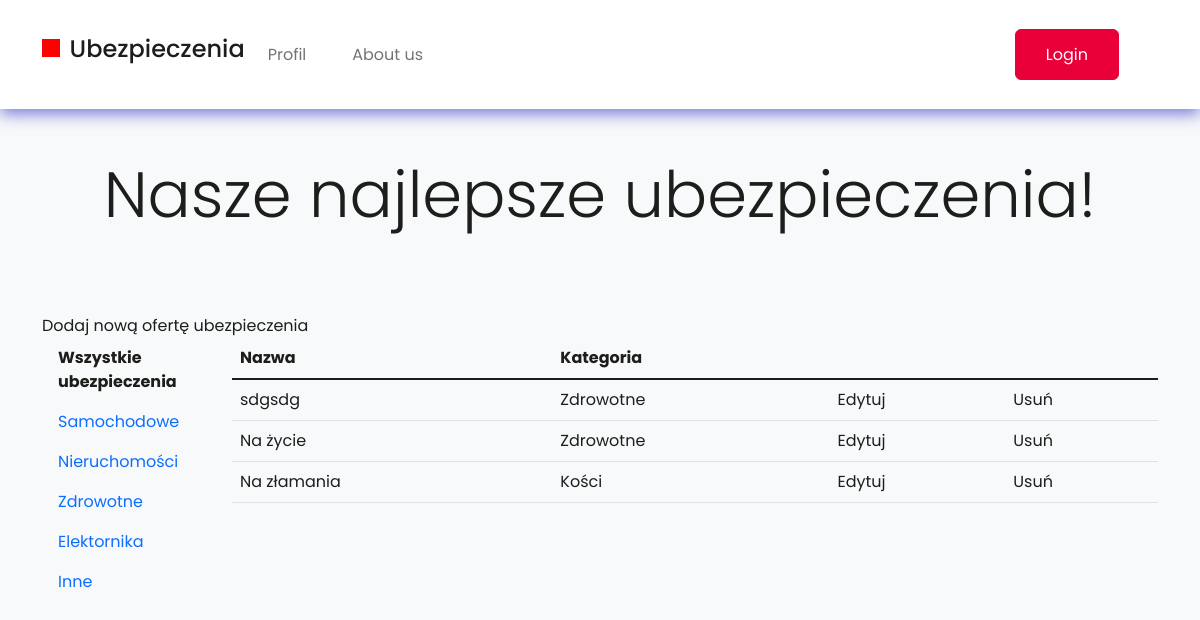
The app's page /index/ with its own data.
### ubezpieczenia/models.py (models this page shows, shortened)
class Ubezpieczenie(models.Model):
    tytul = models.CharField(max_length=64, blank=False)
    opis = models.TextField(default="")
    premiera = models.DateField(null=True, blank=True)
    data_zakonczenia = models.DateField(null=True, blank=True)
    znizka = models.DecimalField(max_digits=4, decimal_places=2,
                                      null=True, blank=True)
    kategoria = models.TextField(default="")
    plakat = models.ImageField(upload_to="plakaty", null=True, blank=True)
    dodatkowe = models.OneToOneField(DodatkoweInfo, on_delete=models.CASCADE, null=True, blank=True)

### ubezpieczenia/views.py (the view)
# urls.py: path('index/', index, name="index"),
def index(request):
    wszystkie = Ubezpieczenie.objects.all()
    return render(request, 'index.html', {'ubezpieczenie': wszystkie})

### templates/index.html (shortened to what this page needs)
<!DOCTYPE html>
<html lang="en">
  <head>
    <link rel="stylesheet" href="./style.css" />
    <link
      href="https://cdn.jsdelivr.net/npm/bootstrap@5.1.3/dist/css/bootstrap.min.css"
      rel="stylesheet"
    />
  </head>
  <body>
{% include "nav.html" %}
    <div class="container"><div class="row">
                            <a href="{% url 'nowe_ubezpieczenie'%}">Dodaj nową ofertę ubezpieczenia</a>
      <div class="col-md-2">
        <nav class="nav flex-column">
          <a class="nav-link text-danger" aria-current="page" href="#"><b>Wszystkie ubezpieczenia</b></a>
          <a class="nav-link" href="#">Samochodowe</a>
          <a class="nav-link" href="#">Nieruchomości</a>
          <a class="nav-link" href="#">Zdrowotne</a>
          <a class="nav-link" href="#">Elektornika</a>
          <a class="nav-link" href="#">Inne</a>
        </nav>
      </div>
      <div class="col-md-10">
        <table class="table">
          <thead>
            <tr>
              <th>Nazwa</th>
              <th>Kategoria</th>
            </tr>
          </thead>
          <tbody>
            {% for ubezpieczenie in ubezpieczenie %}
            <tr>
              <td>{{ ubezpieczenie.tytul}}</td>
              <td>{{ ubezpieczenie.kategoria}}</td>
               <td><a href="{% url 'edytuj_ubezpieczenie' ubezpieczenie.id %}">Edytuj</a></td>
               <td><a href="{% url 'usun_ubezpieczenie' ubezpieczenie.id %}">Usuń</a></td>
            </tr>
                {% endfor %}
          </tbody>
        </table>
      </div>
    </div>
  </body>
</html>

### styles/style.css (style rules this page uses)
body { color: black; margin: 0; font-family: 'Poppins', sans-serif; --bs-bg-opacity: 1; background-color: rgba(var(--bs-light-rgb), var(--bs-bg-opacity)) !important; }
* { color: #1d1d1b; }
a { text-decoration: none !important; color: #1d1d1b; }
.nav-link, .nav-item { margin-right: 15px; }

### records on screen
Ubezpieczenie: tytul "sdgsdg", kategoria "Zdrowotne"
Ubezpieczenie: tytul "Na życie", kategoria "Zdrowotne"
Ubezpieczenie: tytul "Na złamania", kategoria "Kości"
